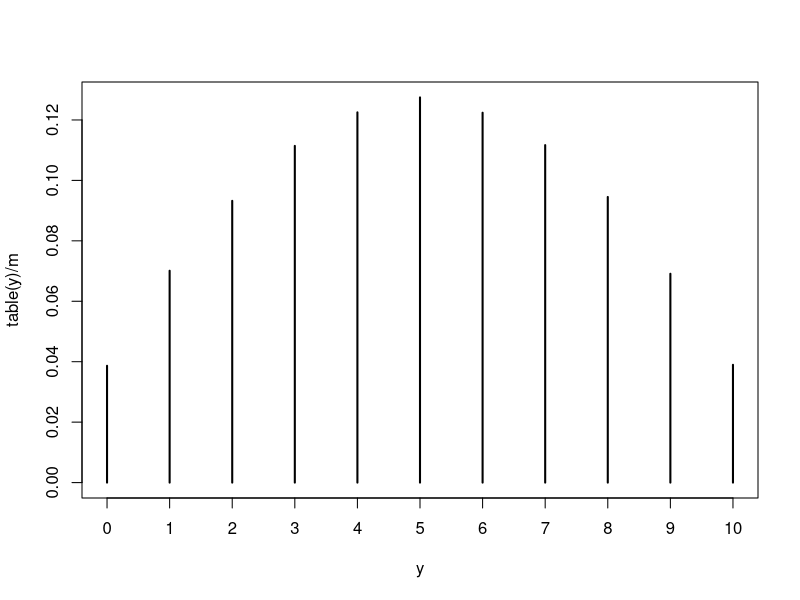

R code for this plot:
# 1. Simulate phi_i from Beta(2,2)
# 2. Simulate y_i from Binom(10, phi_i)

m = 1e5

y = numeric(m)
phi = numeric(m)

for (i in 1:m) {
  phi[i] = rbeta(1, shape1=2.0, shape2=2.0)
  y[i] = rbinom(1, size=10, prob=phi[i])
}

# Now vectorize
phi = rbeta(m, shape1=2.0, shape2=2.0)
y = rbinom(m, size=10, prob=phi)

table(y) / m
plot(table(y)/m)

mean(y)
